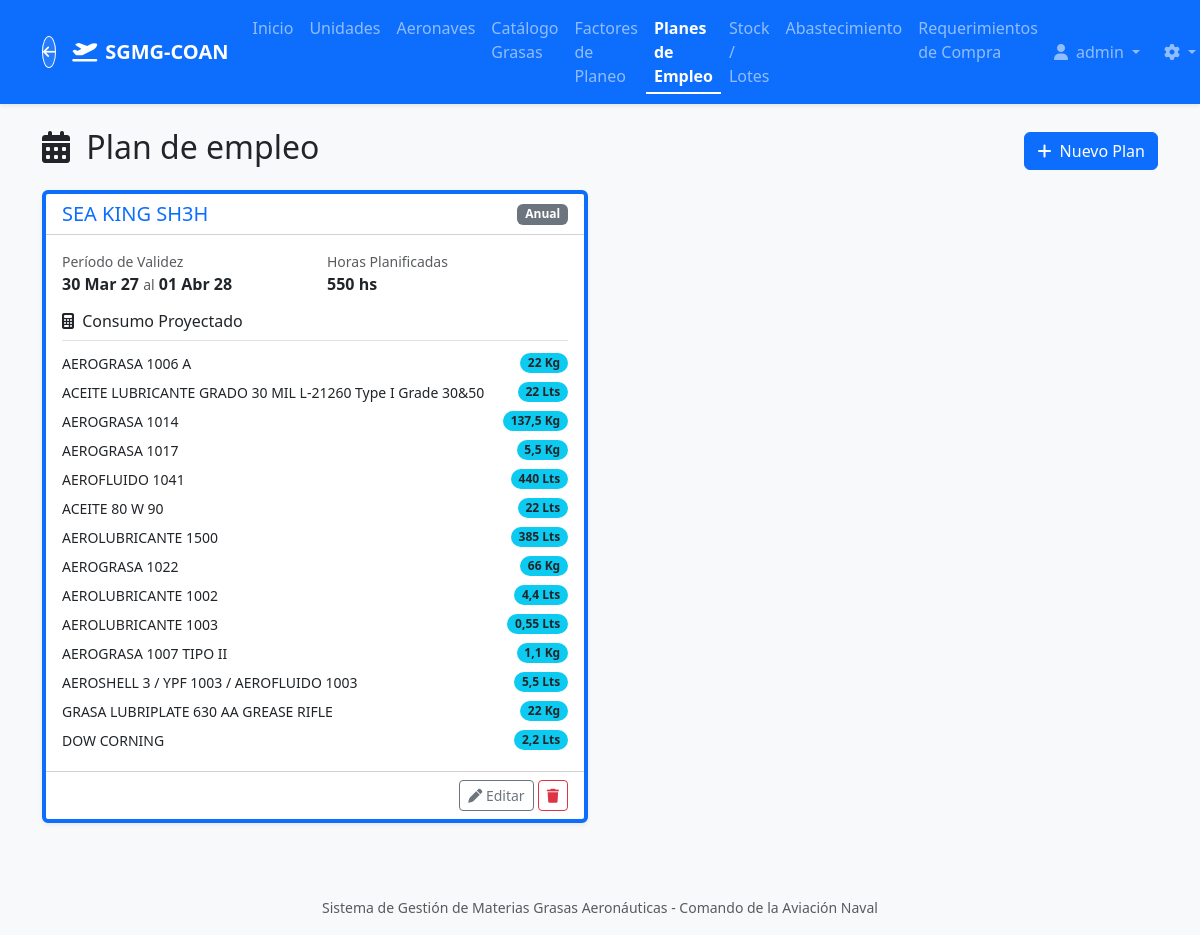
The page /flightplans/ (signed in) on the database its author committed.
### core/models.py (models this page shows, shortened)
class CustomUser(AbstractUser):
    unit = models.ForeignKey(
        'Unit',
        on_delete=models.SET_NULL,
        null=True,
        blank=True,
        related_name='users',
        verbose_name="Unidad / Escuadrilla Asignada",
        help_text="Asignar una unidad para restringir al usuario a consumos únicamente de esta ubicación."
    )

class FlightPlan(models.Model):
    PERIOD_CHOICES = [
        ('MONTHLY', 'Mensual'),
        ('QUARTERLY', 'Trimestral'),
        ('YEARLY', 'Anual'),
        ('CUSTOM', 'Libre / Personalizado'),
    ]
    aircraft_model = models.ForeignKey(AircraftModel, on_delete=models.CASCADE, related_name="flight_plans", verbose_name="Modelo de Aeronave")
    period_type = models.CharField(max_length=20, choices=PERIOD_CHOICES, verbose_name="Tipo de Período")
    period_start_date = models.DateField(verbose_name="Fecha de Inicio del Plan")
    period_end_date = models.DateField(verbose_name="Fecha de Finalización", blank=True, null=True, help_text="Déjelo en blanco si escoge mensual, trimestral o anual para autocalcular.")
    planned_hours = models.DecimalField(max_digits=10, decimal_places=2, verbose_name="Horas de Vuelo Planificadas")
    class Meta:
        verbose_name = "Plan de Empleo"
        verbose_name_plural = "Planes de Empleo"
    def get_projected_consumption(self):
        consumptions = []
        for assoc in self.aircraft_model.grease_associations.all():
            consumptions.append({
                'grease_type': assoc.grease_type,
                'projected_amount': assoc.hourly_consumption_rate * self.planned_hours
            })
        return consumptions

class AircraftModel(models.Model):
    name = models.CharField(max_length=100, unique=True, verbose_name="Modelo de Aeronave")
    unit = models.ForeignKey(Unit, on_delete=models.CASCADE, related_name="aircrafts", verbose_name="Unidad / Escuadra")
    total_aircraft = models.PositiveIntegerField(default=1, verbose_name="Cantidad de Aeronaves")
    is_active = models.BooleanField(default=True, verbose_name="Operativa (Activa)")
    class Meta:
        verbose_name = "Modelo de Aeronave"
        verbose_name_plural = "Modelos de Aeronaves"

class GreaseType(models.Model):
    unidad = models.CharField(max_length=50, verbose_name="UNIDAD")
    nomenclatura = models.CharField(max_length=150, verbose_name="NOMENCLATURA")
    nne_nsn = models.CharField(max_length=100, verbose_name="N.N.E. / N.S.N.", blank=True, null=True)
    sibys = models.CharField(max_length=100, verbose_name="SIBYS", blank=True, null=True)
    nato = models.CharField(max_length=100, verbose_name="NATO", blank=True, null=True)
    normas_mil_otras = models.CharField(max_length=200, verbose_name="NORMAS MIL / OTRAS", blank=True, null=True)
    shelf_life_months = models.PositiveIntegerField(verbose_name="Vida Útil Total (Meses)")
    recertification_allowed = models.BooleanField(default=False, verbose_name="Permite Re-certificación")
    minimum_stock = models.DecimalField(max_digits=10, decimal_places=2, default=0, verbose_name="Stock Mínimo Permanente", help_text="Punto de pedido. El sistema enviará alertas si el stock cae por debajo de esta cantidad.")
    class Meta:
        verbose_name = "Tipo de Grasa / Aceite"
        verbose_name_plural = "Tipos de Grasas / Aceites"

### core/views.py (the view)
# urls.py: path('flightplans/', views.FlightPlanListView.as_view(), name='flightplan_list'),
class FlightPlanListView(LoginRequiredMixin, ListView):
    model = FlightPlan
    template_name = 'core/flightplan_list.html'
    context_object_name = 'flight_plans'
    ordering = ['-period_start_date']

### core/templatetags/core_filters.py (called while the page is built)
@register.filter
def smart_number(value):
    try:
        if isinstance(value, Decimal):
            d = value.normalize()
            if d == d.to_integral():
                return int(d)
            return d
        f_val = float(value)
        rounded_val = round(f_val, 4)
        if rounded_val.is_integer():
            return int(rounded_val)
        return rounded_val
    except (ValueError, TypeError):
        return value

### core/templates/core/flightplan_list.html (shortened to what this page needs)
{% extends 'base.html' %}
{% load core_filters %}
{% block content %}
<div class="d-flex justify-content-between align-items-center mt-4 mb-3">
    <h2><i class="fa-solid fa-calendar-days me-2"></i> Plan de empleo</h2>
    {% if user.is_staff or 'Logistica' in user.groups.all|join:',' or 'Administrador' in user.groups.all|join:',' %}
    <a href="{% url 'flightplan_create' %}" class="btn btn-primary"><i class="fa-solid fa-plus me-1"></i> Nuevo Plan</a>
    {% endif %}
</div>
<div class="row">
    {% for plan in flight_plans %}
    <div class="col-md-6 mb-4">
        <div class="card shadow-sm h-100 border-start border-primary border-4">
            <div class="card-header bg-white d-flex justify-content-between align-items-center">
                <h5 class="mb-0 text-primary">{{ plan.aircraft_model.name }}</h5>
                <span class="badge bg-secondary">{{ plan.get_period_type_display }}</span>
            </div>
            <div class="card-body">
                <div class="row mb-3">
                    <div class="col-6">
                        <small class="text-muted d-block">Período de Validez</small>
                        <strong>{{ plan.period_start_date|date:"d M y" }}</strong>
                        {% if plan.period_end_date %}
                        <small class="text-muted">al</small> <strong>{{ plan.period_end_date|date:"d M y" }}</strong>
                        {% endif %}
                    </div>
                    <div class="col-6">
                        <small class="text-muted d-block">Horas Planificadas</small>
                        <strong>{{ plan.planned_hours|smart_number }} hs</strong>
                    </div>
                </div>
                <h6 class="border-bottom pb-2 mt-3"><i class="fa-solid fa-calculator me-1"></i> Consumo Proyectado</h6>
                {% if plan.get_projected_consumption %}
                <ul class="list-group list-group-flush mt-2">
                    {% for item in plan.get_projected_consumption %}
                    <li class="list-group-item d-flex justify-content-between align-items-center px-0 py-1 border-0">
                        <small>{{ item.grease_type.nomenclatura }}</small>
                        <span class="badge rounded-pill text-bg-info text-dark">{{ item.projected_amount|smart_number }} {{ item.grease_type.unidad }}</span>
                    </li>
                    {% endfor %}
                </ul>
                {% else %}
                <p class="text-muted small mb-0">No hay grasas asociadas a este modelo.</p>
                {% endif %}
            </div>
            {% if user.is_staff or 'Logistica' in user.groups.all|join:',' or 'Administrador' in user.groups.all|join:',' %}
            <div class="card-footer bg-white text-end">
                <a href="{% url 'flightplan_update' plan.id %}" class="btn btn-sm btn-outline-secondary"><i class="fa-solid fa-pen"></i> Editar</a>
                <a href="{% url 'flightplan_delete' plan.id %}" class="btn btn-sm btn-outline-danger"><i class="fa-solid fa-trash"></i></a>
            </div>
            {% endif %}
        </div>
    </div>
    {% endfor %}
</div>
{% endblock %}

### templates/base.html (shortened to what this page needs)
<!DOCTYPE html>
{% load static %}
<html lang="es">
<head>
    <link href="https://cdn.jsdelivr.net/npm/bootstrap@5.3.2/dist/css/bootstrap.min.css" rel="stylesheet">
    <link rel="stylesheet" href="https://cdnjs.cloudflare.com/ajax/libs/font-awesome/6.4.2/css/all.min.css">
    <link href="{% static 'css/style.css' %}" rel="stylesheet">
</head>
<body class="bg-light">
    {% block navbar %}
    <nav class="navbar navbar-expand-lg navbar-dark bg-primary shadow-sm mb-4">
        <div class="container">
            <a href="/" class="btn btn-sm text-white border-white me-3" style="border-radius: 50%; width: 32px; height: 32px; padding: 0; display: flex; align-items: center; justify-content: center; background: rgba(255,255,255,0.1);" title="Volver al Portal">
                <i class="fa-solid fa-arrow-left"></i>
            </a>
            <a class="navbar-brand d-flex align-items-center" href="{% url 'home' %}">
                <i class="fa-solid fa-plane-departure me-2"></i>
                <strong>SGMG-COAN</strong>
            </a>
            <div class="collapse navbar-collapse" id="navbarNav">
                <ul class="navbar-nav me-auto">
                    <li class="nav-item">
                        <a class="nav-link {% if request.resolver_match.url_name == 'home' %}active fw-bold text-white border-bottom border-2 border-white pb-1{% endif %}" href="{% url 'home' %}">Inicio</a>
                    </li>
                    {% if user.is_authenticated %}
                    <li class="nav-item">
                        <a class="nav-link " href="{% url 'unit_list' %}">Unidades</a>
                    </li>
                    <li class="nav-item">
                        <a class="nav-link {% if 'aircraft' in request.resolver_match.url_name %}active fw-bold text-white border-bottom border-2 border-white pb-1{% endif %}" href="{% url 'aircraft_list' %}">Aeronaves</a>
                    </li>
                    <li class="nav-item">
                        <a class="nav-link " href="{% url 'grease_list' %}">Catálogo Grasas</a>
                    </li>
                    <li class="nav-item">
                        <a class="nav-link {% if 'association' in request.resolver_match.url_name %}active fw-bold text-white border-bottom border-2 border-white pb-1{% endif %}" href="{% url 'association_list' %}">Factores de Planeo</a>
                    </li>
                    <li class="nav-item">
                        <a class="nav-link {% if 'flightplan' in request.resolver_match.url_name %}active fw-bold text-white border-bottom border-2 border-white pb-1{% endif %}" href="{% url 'flightplan_list' %}">Planes de Empleo</a>
                    </li>
                    <li class="nav-item">
                        <a class="nav-link " href="{% url 'batch_list' %}">Stock / Lotes</a>
                    </li>
                    <li class="nav-item">
                        <a class="nav-link " href="{% url 'procurement_forecast' %}">Abastecimiento</a>
                    </li>
                    <li class="nav-item">
                        <a class="nav-link " href="{% url 'requirement_list' %}">Requerimientos de Compra</a>
                    </li>
                    {% endif %}
                </ul>
                <ul class="navbar-nav ms-auto">
                    {% if user.is_authenticated %}
                        <li class="nav-item dropdown">
                            <a class="nav-link dropdown-toggle" href="#" id="navbarDropdown" role="button" data-bs-toggle="dropdown" aria-expanded="false">
                                <i class="fa-solid fa-user me-1"></i> {{ user.username }}
                            </a>
                        </li>
                        {% if user.is_staff or 'Administrador' in user.groups.all|join:',' or 'Logistica' in user.groups.all|join:',' %}
                        <li class="nav-item dropdown ms-2">
                            <a class="nav-link dropdown-toggle" href="#" id="configDropdown" role="button" data-bs-toggle="dropdown" aria-expanded="false" title="Configuración del Sistema">
                                <i class="fa-solid fa-gear"></i>
                            </a>
                        </li>
                        {% endif %}
                    {% else %}
                        <li class="nav-item">
                            <a class="nav-link" href="{% url 'login' %}">Iniciar Sesión</a>
                        </li>
                    {% endif %}
                </ul>
            </div>
        </div>
    </nav>
    {% endblock navbar %}
    <div class="container">
        {% block content %}
        {% endblock %}
    </div>
    <footer class="text-center mt-5 mb-3 text-muted">
        <small>Sistema de Gestión de Materias Grasas Aeronáuticas - Comando de la Aviación Naval</small>
    </footer>
</body>
</html>

### rows shown on the page
CustomUser: username "admin"
FlightPlan: aircraft_model.name "SEA KING SH3H", period_type "Anual", period_start_date "30 Mar 27", period_end_date "01 Abr 28", planned_hours|smart_number "550"
GreaseType: grease_type.nomenclatura "AEROGRASA 1006 A", projected_amount|smart_number "22", grease_type.unidad "Kg"
GreaseType: grease_type.nomenclatura "ACEITE LUBRICANTE GRADO 30 MIL L-21260 Type I Grade 30&50", projected_amount|smart_number "22", grease_type.unidad "Lts"
GreaseType: grease_type.nomenclatura "AEROGRASA 1014", projected_amount|smart_number "137,5", grease_type.unidad "Kg"
GreaseType: grease_type.nomenclatura "AEROGRASA 1017", projected_amount|smart_number "5,5", grease_type.unidad "Kg"
GreaseType: grease_type.nomenclatura "AEROFLUIDO 1041", projected_amount|smart_number "440", grease_type.unidad "Lts"
GreaseType: grease_type.nomenclatura "ACEITE 80 W 90", projected_amount|smart_number "22", grease_type.unidad "Lts"
GreaseType: grease_type.nomenclatura "AEROLUBRICANTE 1500", projected_amount|smart_number "385", grease_type.unidad "Lts"
GreaseType: grease_type.nomenclatura "AEROGRASA 1022", projected_amount|smart_number "66", grease_type.unidad "Kg"
GreaseType: grease_type.nomenclatura "AEROLUBRICANTE 1002", projected_amount|smart_number "4,4", grease_type.unidad "Lts"
GreaseType: grease_type.nomenclatura "AEROLUBRICANTE 1003", projected_amount|smart_number "0,55", grease_type.unidad "Lts"
GreaseType: grease_type.nomenclatura "AEROGRASA 1007 TIPO II", projected_amount|smart_number "1,1", grease_type.unidad "Kg"
GreaseType: grease_type.nomenclatura "AEROSHELL 3 / YPF 1003 / AEROFLUIDO 1003", projected_amount|smart_number "5,5", grease_type.unidad "Lts"
GreaseType: grease_type.nomenclatura "GRASA LUBRIPLATE 630 AA GREASE RIFLE", projected_amount|smart_number "22", grease_type.unidad "Kg"
GreaseType: grease_type.nomenclatura "DOW CORNING", projected_amount|smart_number "2,2", grease_type.unidad "Lts"
